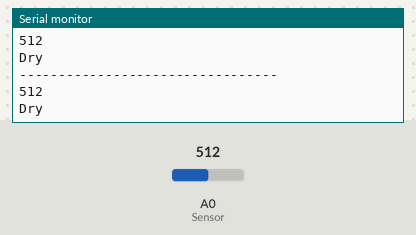
This sketch was run on a simulated Arduino Uno, built with avr-gcc and run on an emulated ATmega328P. Shown: the last lines printed to the serial monitor. The inputs (shaded band) are chosen by the test bench; at power-on: A0 (Sensor) = 512.

Above: at 1.2 s.
1.3 s: A0 (Sensor) set to 306
At 1.31 s:
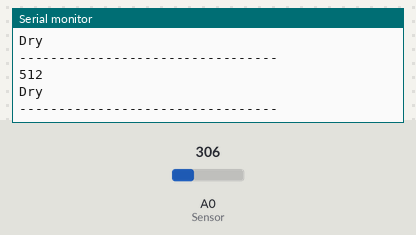
2.9 s: A0 (Sensor) set to 281
At 3.02 s:
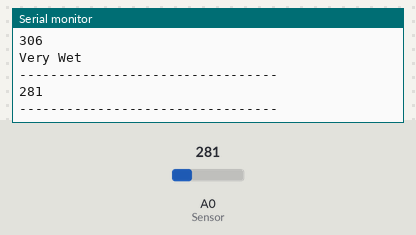
Timing chart, 0 to 5.9 s (numbered marks = the images above; inputs shaded):
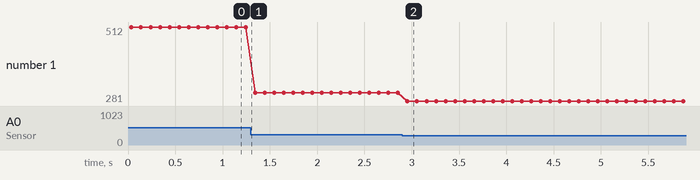

Measured:
- after the input at 2.9 s, the serial monitor: prints a new line after 0.06 s (image 2)
- plotted number 1: 512 → 306 after the input at 1.3 s, 306 → 281 after the input at 2.9 s

The sketch:

soil.ino
```cpp
const int AirValue = 518;   //you need to replace this value with Value_1
const int WaterValue = 287;  //you need to replace this value with Value_2
int intervals = (AirValue - WaterValue)/3;
int soilMoistureValue = 0;

// Dry: (520 430]
// Wet: (430 350]
// Water: (350 260]


void setup() {
  Serial.begin(9600); // open serial port, set the baud rate to 9600 bps
}

void loop() {
  soilMoistureValue = analogRead(A0);  //put Sensor insert into soil
  Serial.println("---------------------------------");
  Serial.println(soilMoistureValue);
  if(soilMoistureValue > WaterValue && soilMoistureValue < (WaterValue + intervals)){
    Serial.println("Very Wet");
  } else if(soilMoistureValue > (WaterValue + intervals) && soilMoistureValue < (AirValue - intervals)) {
    Serial.println("Wet");
  } else if(soilMoistureValue < AirValue && soilMoistureValue > (AirValue - intervals)) {
    Serial.println("Dry");
  }

  delay(100);
}
```
